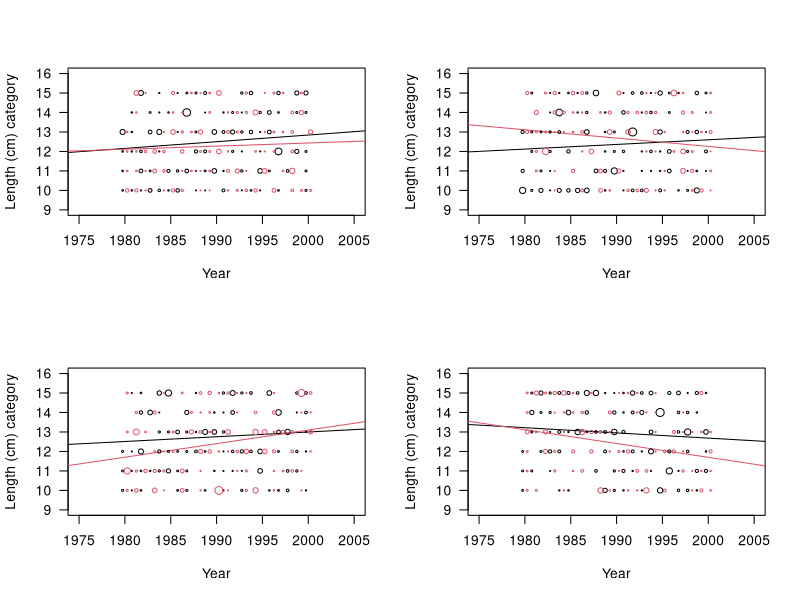

The R script that drew this image:
# 6-Oct-2016
# Fulbright at SIO
# Template file for Noah's analysis
# Takes long form data, breaks it up by YEAR and WAVE,
#   creates a contingency table of counts of length frequency bins,
#   and produces a bubble plot along with a trend line for the mean 
#   or median as desired.

# create a fake dataset to work with
# YEAR = the year
# WAVE = effectively season ( 1 - 4 in this case)
# bcat = inshore / offshore
# lengthbin.5cm = one of several lnegth categories
  
# ------------------------------------------------------------
# Swap this out for your own data

n <- 1000 # number of observations
mydf <- data.frame( YEAR = ceiling(runif(n, 1979, 2000)),
                    WAVE = ceiling(runif(n, 0, 4)),
                    bcat = ceiling(runif(n, 0, 2)),
                    lengthbin.5cm = ceiling(runif(n, 9, 15))
                    )
# ------------------------------------------------------------


# We can split the data up by YEAR, WAVE and bcat using the 
# aggregate function, and then use lapply to traverse (loop)
# over this list and plot the broken up data.  We then need to 
# write a function that will create the plots and the contingency 
# table for each permutation of the data

# need to set this manually
par(mfrow = c(2,2))

# ---------------------------------------------------------------
# DEFINE OUR PLOTTING FUNCTION
# ---------------------------------------------------------------
myfun <- function(Z, scale.bubbles = 3, x.offset = 0.25){
  
  # Inputs are:
  #  Z - passed in by the lapply call to this function
  #  scale.bubbles - user defined scaling factor to make bubbles 
  #                  bigger or smaller
  #  x.offset - left/right shift to apply to the bcat for each year.
  
  # ------------------------------------------------------------
  
  # expand x offset to be a left and right shift, +ve and -ve
  x.offset <- x.offset * c(-1, 1)
  
  # ------------------------------------------------------------
  # Plot the regressions lines fitted to the raw data which will
  # come into this function as Z
  with(Z,{
    
    # set up a blank plot and specify axes limits manually
    plot(0, 0, type = "n",
         xlim = c(1975, 2005), xlab = "Year",
         ylim = c(9,      16), ylab = "Length (cm) category",
         las  = 1)
    
    # add the line for bcat == 1
    abline(lm(lengthbin.5cm ~ YEAR, subset = (bcat == 1)), 
           col = 1, lwd = 1, lty = 1)
    
    # add the line for bcat == 2
    abline(lm(lengthbin.5cm ~ YEAR, subset = (bcat == 2)), 
           col = 2, lwd = 1, lty = 1)
  })
  
  # ------------------------------------------------------------
  # ************************************************************
  # ------------------------------------------------------------

  # do the contingency table for this wave by year, length and bcat
  
  # this constructs a 3 dimensional array of counts 
  counts <- with(Z, table(YEAR, lengthbin.5cm, bcat))
  
  # in order to convert counts to proportions we need to calculate
  # how many fish were caught in each year. Years are in columns, 
  # so sum over rows within a column.
  yr.sum <- rowSums(counts)
  
  # then divide each row of the count table by the vector of year 
  # totals. For each year, we have to go across lengths and bcat
  # hence we apply our division by year-sum over dimensions 2 and 3
  # of our table of counts.
  props  <- apply(counts, c(2,3), function(x){x/yr.sum})
  
  # Andrew Jackson's note...
  # I hate this, but im going to have to loop down 
  # the rows of the proportional count table to 
  # make the bubbles. We could use apply, or similar, 
  # but then we have to define a new function again 
  # and i just think its getting messy.
  
  # extract the x and y numbers for plotting from the 
  # contingency table
  all.years       <- as.numeric(rownames(props))
  all.lengths     <- as.numeric(colnames(props))
  
  # j across the bcat variable (i.e. dimension = dim = 3)
  for (j in 1:2){
    
    # loop down the rows (years)
    for (i in 1:nrow(props)){
      
      # construct the year vector which is the same year
      # replicated for all length bins, 
      # e.g. c(1980, 1980, 1980, ...)
      x <- rep(all.years[i], length(all.lengths))
      
      # add the points to the plot with +/- offset for bcat
      # scale their size by proportional count and our 
      # scaling parameter scale.bubbles defined as an input.
      points(x + x.offset[j], 
             all.lengths, 
             cex = scale.bubbles * props[i,,j],
             pch = 1, col = j)
      
    } # end of loop over years (i.e. down rows)
    
  } # end of loop over bcat
  
  # return the proportional count table, which is itself
  # an array of dimension 3 back out of this function
  return(props)
  
} # end of myfun... perhaps literally.

# ------------------------------------------------------------
# Run our function
# ------------------------------------------------------------

# Finally, with our function defined, we can split the data 
# by WAVE which gets converted into a list, and then use
# lapply which traverses our list, and applies myfun() to 
# each split. The output `res` is a list of length for as 
# many WAVEs as we have and for each list element, it is a
# 3 dimensional array of dimension (YEAR, lengthbin.5cm, bcat)
res <- lapply(split(mydf, list(mydf$WAVE)),  myfun)

# e.g. WAVE 2 can be accessed via
res[[2]]


